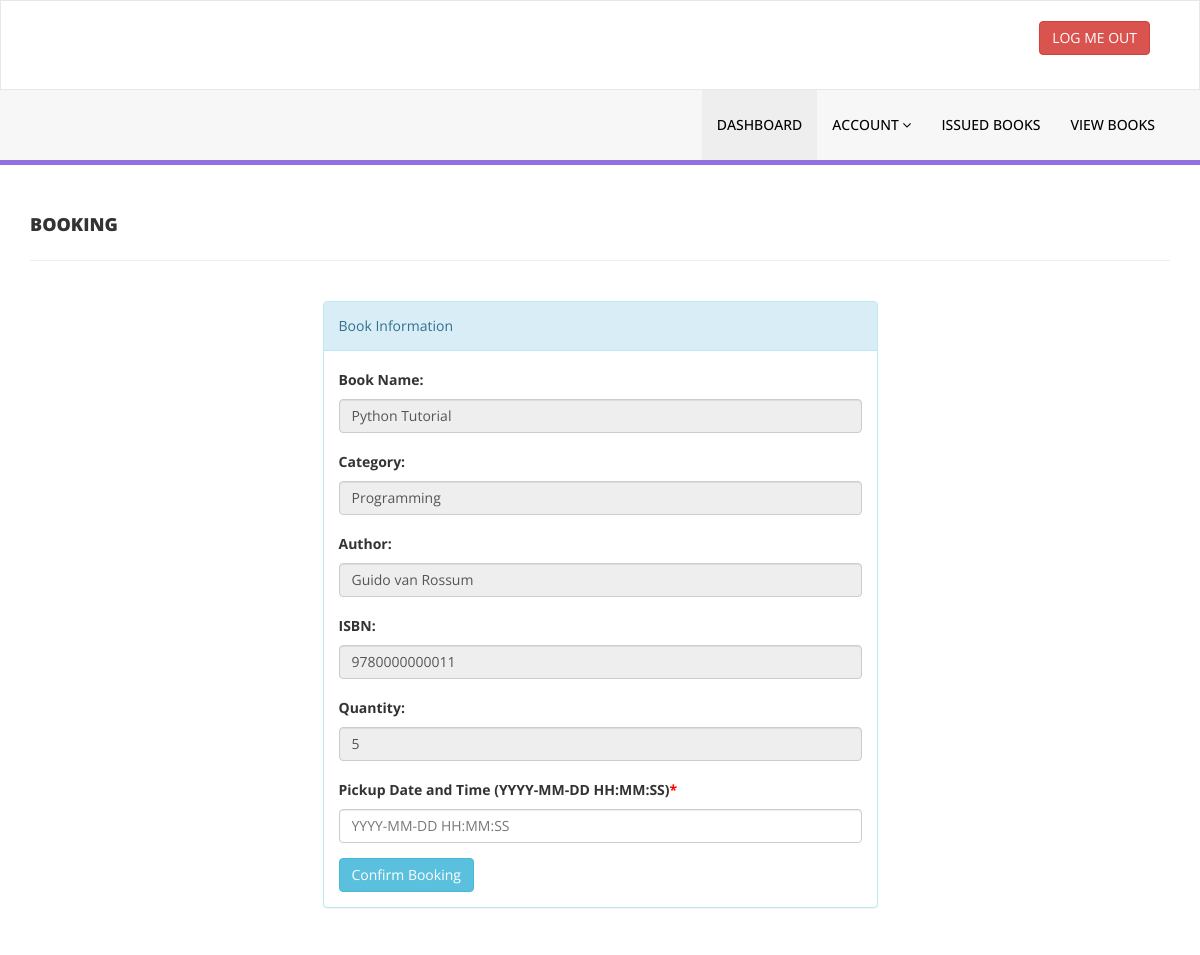
Page /booking.php?bookid=1 (signed in) on the committed database.
### tables this page shows
CREATE TABLE tblbooks (
  id int(11) NOT NULL AUTO_INCREMENT,
  BookName varchar(255) DEFAULT NULL,
  CatId int(11) DEFAULT NULL,
  AuthorId int(11) DEFAULT NULL,
  ISBNNumber varchar(50) DEFAULT NULL,
  BookPrice decimal(10,2) DEFAULT NULL,
  Quantity int(11) NOT NULL DEFAULT 1,
  RegDate timestamp NULL DEFAULT current_timestamp(),
  UpdationDate timestamp NULL DEFAULT NULL ON UPDATE current_timestamp(),
  PRIMARY KEY (id)
);

CREATE TABLE tblcategory (
  id int(11) NOT NULL AUTO_INCREMENT,
  CategoryName varchar(150) DEFAULT NULL,
  Status int(1) DEFAULT NULL,
  CreationDate timestamp NULL DEFAULT current_timestamp(),
  UpdationDate timestamp NULL DEFAULT NULL ON UPDATE current_timestamp(),
  PRIMARY KEY (id)
);

CREATE TABLE tblauthors (
  id int(11) NOT NULL AUTO_INCREMENT,
  AuthorName varchar(159) DEFAULT NULL,
  creationDate timestamp NULL DEFAULT current_timestamp(),
  UpdationDate timestamp NULL DEFAULT NULL ON UPDATE current_timestamp(),
  PRIMARY KEY (id)
);

### booking.php (the view, shortened to what this page needs)
<?php
include('includes/config.php');
if(strlen($_SESSION['stdid'])==0)
{
    header('location:index.php');
}
else{
    if(isset($_GET['bookid'])) {
        $bookid = intval($_GET['bookid']);
        $sql = "SELECT tblbooks.BookName,tblcategory.CategoryName,tblauthors.AuthorName,tblbooks.ISBNNumber,tblbooks.Quantity AS BookQuantity,tblbooks.id as bookid
                FROM  tblbooks
                JOIN tblcategory ON tblcategory.id=tblbooks.CatId
                JOIN tblauthors ON tblauthors.id=tblbooks.AuthorId
                WHERE tblbooks.id = :bookid";
        $query = $dbh -> prepare($sql);
        $query->bindParam(':bookid', $bookid, PDO::PARAM_INT);
        $query->execute();
        $book = $query->fetch(PDO::FETCH_OBJ);
    } else {
        $_SESSION['error'] = "ไม่ได้ระบุหนังสือที่ต้องการจอง";
        header('location:view-books.php');
        exit();
    }
?>
<!DOCTYPE html>
<html xmlns="http://www.w3.org/1999/xhtml">
<head>
    <link href="assets/css/bootstrap.css" rel="stylesheet" />
    <link href="assets/css/font-awesome.css" rel="stylesheet" />
    <link href="assets/css/style.css" rel="stylesheet" />
    <link rel="stylesheet" href="https://cdnjs.cloudflare.com/ajax/libs/bootstrap-datepicker/1.9.0/css/bootstrap-datepicker.min.css">
    <link rel="stylesheet" href="https://cdnjs.cloudflare.com/ajax/libs/timepicker/1.3.5/jquery.timepicker.min.css">
</head>
<body>
    <?php include('includes/header.php');?>
    <div class="content-wrapper">
        <div class="container">
            <div class="row pad-botm">
                <div class="col-md-12">
                    <h4 class="header-line">Booking</h4>
                </div>
            </div>
            <div class="row">
                <div class="col-md-6 col-sm-6 col-xs-12 col-md-offset-3">
                    <div class="panel panel-info">
                        <div class="panel-heading">
                            Book Information
                        </div>
                        <div class="panel-body">
                            <form role="form" method="post">
                                <div class="form-group">
                                    <label>Book Name:</label>
                                    <input class="form-control" type="text" value="<?php echo htmlentities($book->BookName); ?>" readonly />
                                </div>
                                <div class="form-group">
                                    <label>Category:</label>
                                    <input class="form-control" type="text" value="<?php echo htmlentities($book->CategoryName); ?>" readonly />
                                </div>
                                <div class="form-group">
                                    <label>Author:</label>
                                    <input class="form-control" type="text" value="<?php echo htmlentities($book->AuthorName); ?>" readonly />
                                </div>
                                <div class="form-group">
                                    <label>ISBN:</label>
                                    <input class="form-control" type="text" value="<?php echo htmlentities($book->ISBNNumber); ?>" readonly />
                                </div>
                                <div class="form-group">
                                    <label>Quantity:</label>
                                    <input class="form-control" type="text" value="<?php echo htmlentities($book->BookQuantity); ?>" readonly />
                                </div>
                                <div class="form-group">
                                    <label>Pickup Date and Time (YYYY-MM-DD HH:MM:SS)<span style="color:red;">*</span></label>
                                    <input class="form-control" type="text" name="pickup_datetime" autocomplete="off" placeholder="YYYY-MM-DD HH:MM:SS" required />
                                </div>
                                <button type="submit" name="book" class="btn btn-info">Confirm Booking</button>
                            </form>
                        </div>
                    </div>
                </div>
            </div>
        </div>
    </div>
</body>
</html>
<?php } ?>

### assets/css/style.css (style rules this page uses)
.content-wrapper { margin-top: 40px; min-height:800px; padding-bottom:90px; }
.header-line { font-weight:900; padding-bottom:25px; border-bottom:1px solid #eeeeee; text-transform:uppercase; }
.pad-botm { padding-bottom:30px; }

### rows in the picture
tblbooks: BookName "Python Tutorial", CategoryName "Programming", AuthorId.AuthorName "Guido van Rossum", ISBNNumber "9780000000011", Quantity "5"
